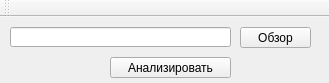
<?xml version="1.0" encoding="UTF-8"?>
<ui version="4.0">
 <class>FirstWindow</class>
 <widget class="QMainWindow" name="FirstWindow">
  <property name="geometry">
   <rect>
    <x>0</x>
    <y>0</y>
    <width>329</width>
    <height>83</height>
   </rect>
  </property>
  <property name="windowTitle">
   <string>Анализатор пакетов</string>
  </property>
  <widget class="QWidget" name="centralWidget">
   <widget class="QPushButton" name="view_button">
    <property name="geometry">
     <rect>
      <x>240</x>
      <y>10</y>
      <width>71</width>
      <height>21</height>
     </rect>
    </property>
    <property name="text">
     <string>Обзор</string>
    </property>
   </widget>
   <widget class="QPushButton" name="go_button">
    <property name="geometry">
     <rect>
      <x>110</x>
      <y>40</y>
      <width>121</width>
      <height>21</height>
     </rect>
    </property>
    <property name="text">
     <string>Анализировать</string>
    </property>
   </widget>
   <widget class="QLineEdit" name="file_line">
    <property name="geometry">
     <rect>
      <x>10</x>
      <y>10</y>
      <width>221</width>
      <height>20</height>
     </rect>
    </property>
   </widget>
  </widget>
  <widget class="QToolBar" name="mainToolBar">
   <attribute name="toolBarArea">
    <enum>TopToolBarArea</enum>
   </attribute>
   <attribute name="toolBarBreak">
    <bool>false</bool>
   </attribute>
  </widget>
 </widget>
 <layoutdefault spacing="6" margin="11"/>
 <resources/>
 <connections/>
</ui>
